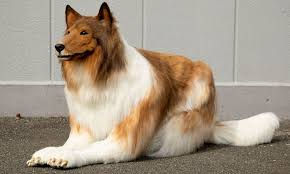
#> input picture Resources/cao.jpeg, 290 x 174 px
$ python Chapter2.py
#> lines starting #> are read from the running program, lines starting #| are printed output that depends on the picture; after the words box and inside, x2 and y2 are one past the last pixel; in counts of white or black regions, pixels touching at a corner belong together
import cv2
import numpy as np

img = cv2.imread("Resources/cao.jpeg")
#> img is the input picture: shape (174, 290, 3); mean B, G, R 135.4, 151.9, 165.2
imgGray = cv2.cvtColor(img, cv2.COLOR_BGR2GRAY)
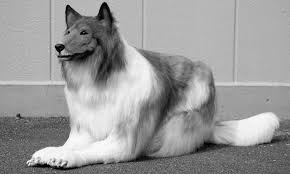
#> imgGray: shape (174, 290); min 0, max 254, mean 154
imgBlur = cv2.GaussianBlur(imgGray, (3,3), 0)
imgCanny = cv2.Canny(imgBlur, 100, 150)
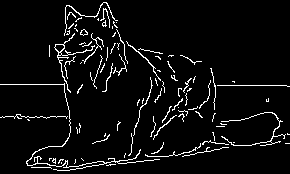
#> imgCanny: shape (174, 290); 5.3% white in thin lines or dots
kernel = np.ones((3,3), np.uint8)
imgDia = cv2.dilate(imgCanny, kernel, iterations=1)
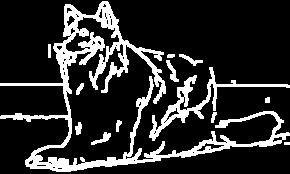
#> imgDia: shape (174, 290); 17.4% white; 13 white regions (1 under 20 px), largest, box (x1, y1, x2, y2) and area: (0, 1, 290, 172) 6816, (149, 67, 290, 141) 1351, (166, 60, 179, 82) 111
imgErode = cv2.erode(imgDia, kernel, iterations=1)
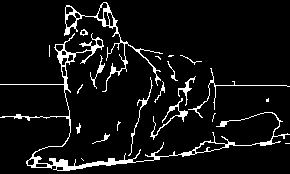
#> imgErode: shape (174, 290); 7.2% white in thin lines or dots

cv2.imshow("Image", img)
cv2.imshow("Image Gray", imgGray)
cv2.imshow("Image Blur", imgBlur)
cv2.imshow("Image Canny", imgCanny)
cv2.imshow("Image Dia", imgDia)
cv2.imshow("Image Erode", imgErode)

cv2.waitKey(0)
